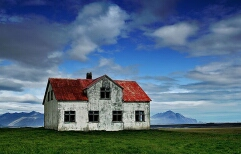
%> input picture lab5/house1.jpg, 241 x 154 px
$ octave --eval "lab5;"   (GNU Octave 9; MATLAB toolbox functions it lacks are replaced by stand-ins)
%> lines starting %> are read from the running program, lines starting %| are printed output that depends on the picture
%> in lab5, I1 is the input picture: size 154x241x3 uint8; mean R, G, B 82.2, 105.6, 125.2
### lab5/harris_laplace.m
function points = harris_laplace( I )
	% P = harris_laplace(I) returns the Harris-Laplace corners of grayscale image I.
	% P is an Nx3 matrix where N is the number of corners extracted.

	I = im2double( I );
	if( ndims( I ) == 3 )
		I = rgb2gray( I );
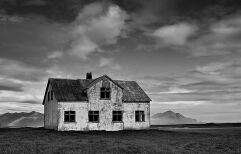
%> I: size 154x241 double; min 0, max 0.9, mean 0.395
	end
	s_n = 12;
	s_step = 1.2;
	s_array = s_step .^ ( 1 : s_n );

	harris_pts = harris_multi( I, s_step, s_n );
	disp( 'Laplace' )
	lap = laplace( I, s_step, s_n );

	% keep points where laplacian attains a maximum over scale
	points = zeros( 0, 3 );	% Create an empty matrix: 0-by-3
	for i = 1 : size( harris_pts, 1 )
		x = harris_pts( i, 1 );	% x coordinate
		y = harris_pts( i, 2 );	% y coordinate
		s = harris_pts( i, 3 );	% scale
		if ( ( s + 1 <= s_n ) && ( lap( x, y, s ) > lap( x, y, s + 1 ) ) )
			if ( ( s - 1 ~= 0 ) && ( lap( x, y, s ) > lap( x, y, s - 1 ) ) )
				points = [ points; [ x, y, s ] ];
			end
		end
	end

	% Set scale to 3*sigma for display
	points( :, 3 ) = 3 * s_array( points( :, 3 ) );
end

### lab5/harris_multi.m
function points = harris_multi(I, s_step, s_n)
%> called with s_step = 1.2, s_n = 12

% Multiple scale Harris corner detector
%
% P = harris_multi(I, s_step, s_n) returns the Harris corners of grayscale image I.
% P is an Nx3 matrix where N is the number of corners extracted. The  first two
% columns contain the coordinates of points and the third column contains their
% scale indices. s_step and s_n are the ratio between successive scales and total
% number of scales, respectively.

% keep image intensity only
I = im2double(I);
if(ndims(I) == 3), I = rgb2gray(I); end

% scales
s_array = s_step .^ (1:s_n);

% multi-scale Harris points
points = zeros(0,3);
for i = 1:s_n
disp(['Harris scale ' num2str(i) ' / ' num2str(s_n)])

	% scale (standard deviation)
	s_i = s_array(i);   % integration scale
	s_d = 0.7*s_i;      % derivation scale

	% derivative filter
	x  = -round(3*s_d):round(3*s_d);
	dx = -x / (s_d^3*sqrt(2*pi)) .* exp(-x.*x/(2*s_d^2));
	dy = dx';

	% image derivatives
	X = imfilter(I, dx, 'replicate', 'conv');
	Y = imfilter(I, dy, 'replicate', 'conv');

	% smoothing with Gaussian window
	g = fspecial('gaussian', max(1, fix(6*s_i+1)), s_i);
	A = imfilter(X.^2, g, 'replicate', 'conv');
	B = imfilter(Y.^2, g, 'replicate', 'conv');
	C = imfilter(X.*Y, g, 'replicate', 'conv');

	% corner response
	k = 0.06;
	R = (A.*B - C.^2) - k * (A + B).^2;

	% local maxima in 3x3 neighborgood
	[r, c, mx] = local_max(R, 3*s_i);

	% find local maxima greater than 1% of maximum value
	[r, c] = find(mx > 0.1 * max(mx(:)));

	% build interest points
	n = length(r);
	points = [points; r c i*ones(n,1)];

end
%> this loop made 1 pass
%> pass 1, in harris_multi, `X = imfilter(I, dx, 'replicate', 'conv');`:
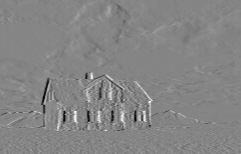
%> X: size 154x241 double; min -0.34, max 0.31, mean 0.000126; drawn with min black and max white
%> pass 1, in harris_multi, `Y = imfilter(I, dy, 'replicate', 'conv');`:
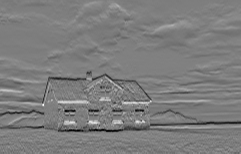
%> Y: size 154x241 double; min -0.33, max 0.341, mean 0.000258; drawn with min black and max white
%> pass 1, in harris_multi, `A = imfilter(X.^2, g, 'replicate', 'conv');`:
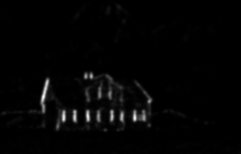
%> A: size 154x241 double; min 1.89e-07, max 0.0521, mean 0.000948; drawn with min black and max white
%> pass 1, in harris_multi, `B = imfilter(Y.^2, g, 'replicate', 'conv');`:
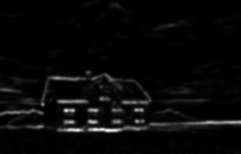
%> B: size 154x241 double; min 4.82e-07, max 0.0504, mean 0.00181; drawn with min black and max white

### lab5/local_max.m
function [r, c, mx] = local_max(X, rad)
% Determine the local maxima of a matrix
%
% [r, c, mx] = local_max(X, rad) returns the local maxima of the MxN matrix X
% in a disk-shaped neighboorhood area of radius rad. r and c are the row and
% column positions of local maxima, and mx an MxN matrix containing values
% of X on those positions.

if(nargin < 2), rad = 3; end

%> the run ends on the next line
mask  = fspecial('disk', rad) > 0;
n = sum(mask(:));
m_1st = ordfilt2(X, n, mask);
m_2nd = ordfilt2(X, n-1, mask);
idx = m_1st == X & m_1st ~= m_2nd;
[r,c] = find(idx);
mx = zeros(size(X));
mx(idx) = X(idx);

### lab5/lab5.m
function [] = lab5()
	% ДбнбуЮт Рбнбгйюфзт БМ 03109004, фмЮмб РЭмрфзт.

    I1 = imread( 'house1.jpg' );
	points = harris_laplace( I1 );
	draw_points( I1, points );

	I2 = imread( 'house2.jpg' );
	I2 = imrotate( I2, 35 );
	I2 = imcrop( I2, [250 250 100 150] );	% Crop фйт гсбммЭт 250:400 кбй фйт уфЮлет 250:350.
	points = harris_laplace( I2 );
	draw_points( I2, points );
end

$ run again, with lab5/butterfly.jpg copied over lab5/house1.jpg
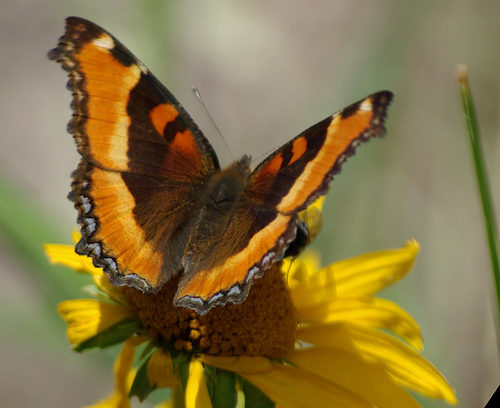
%> input picture lab5/butterfly.jpg, 500 x 408 px
%> in lab5, I1 is the input picture: size 408x500x3 uint8; mean R, G, B 133.6, 115.7, 68.9
%> the loop in harris_multi, `for i = 1:s_n` made 1 pass
%> pass 1, in harris_multi, `Y = imfilter(I, dy, 'replicate', 'conv');`:
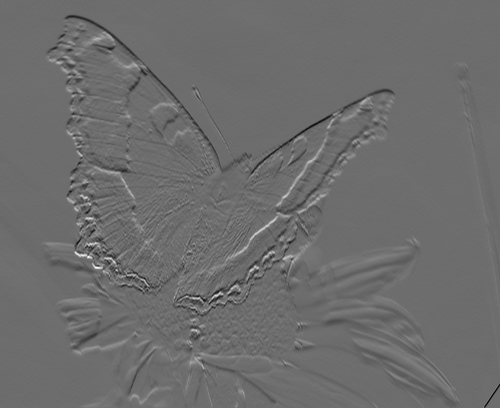
%> Y: size 408x500 double; min -0.236, max 0.315, mean -0.000336; drawn with min black and max white
%> pass 1, in harris_multi, `B = imfilter(Y.^2, g, 'replicate', 'conv');`:
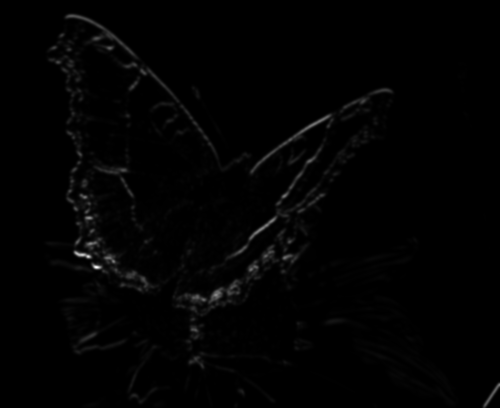
%> B: size 408x500 double; min 0, max 0.0421, mean 0.000447; drawn with min black and max white
